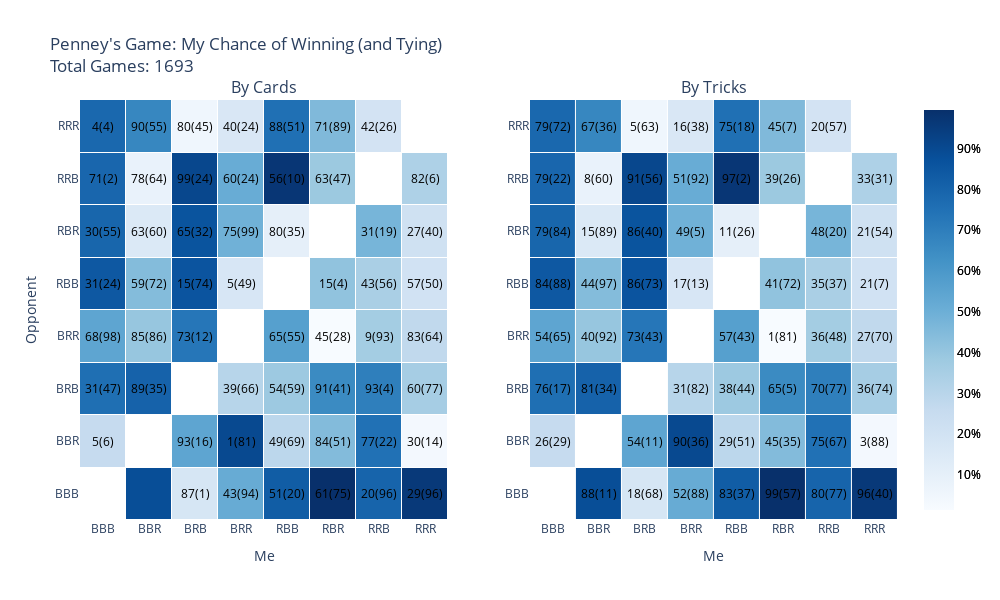

The cell this chart's notebook holds for it:
### Code cell
create_heatmap('png')

### Figure 1 — Plotly figure (JSON) as saved in the notebook; plotly's stock layout.template omitted (floating-point values rounded to 4 significant figures)
{"data": [{"colorbar": {"tickfont": {"color": "black"}, "tickformat": ".0%"}, "colorscale": [[0, "rgb(247,251,255)"], [0.125, "rgb(222,235,247)"], [0.25, "rgb(198,219,239)"], [0.375, "rgb(158,202,225)"], [0.5, "rgb(107,174,214)"], [0.625, "rgb(66,146,198)"], [0.75, "rgb(33,113,181)"], [0.875, "rgb(8,81,156)"], [1, "rgb(8,48,107)"]], "type": "heatmap", "xaxis": "x", "xgap": 1, "yaxis": "y", "ygap": 1, "z": [[null, 0.8843, 0.1785, 0.5163, 0.8276, 0.9947, 0.798, 0.9609], [0.2608, null, 0.5426, 0.9016, 0.2887, 0.4458, 0.7501, 0.03488], [0.7583, 0.8057, null, 0.3056, 0.3845, 0.653, 0.6989, 0.3586], [0.5443, 0.399, 0.73, null, 0.5662, 0.01445, 0.3626, 0.2735], [0.8449, 0.4436, 0.8594, 0.1719, null, 0.4144, 0.3452, 0.2056], [0.7914, 0.1507, 0.8601, 0.4919, 0.1051, null, 0.4756, 0.2149], [0.7912, 0.08165, 0.91, 0.514, 0.9707, 0.388, null, 0.3321], [0.7856, 0.6679, 0.05133, 0.1639, 0.7523, 0.4549, 0.1955, null]]}, {"colorbar": {"tickfont": {"color": "black"}, "tickformat": ".0%"}, "colorscale": [[0, "rgb(247,251,255)"], [0.125, "rgb(222,235,247)"], [0.25, "rgb(198,219,239)"], [0.375, "rgb(158,202,225)"], [0.5, "rgb(107,174,214)"], [0.625, "rgb(66,146,198)"], [0.75, "rgb(33,113,181)"], [0.875, "rgb(8,81,156)"], [1, "rgb(8,48,107)"]], "type": "heatmap", "xaxis": "x2", "xgap": 1, "yaxis": "y2", "ygap": 1, "z": [[null, 0.8843, 0.1785, 0.5163, 0.8276, 0.9947, 0.798, 0.9609], [0.2608, null, 0.5426, 0.9016, 0.2887, 0.4458, 0.7501, 0.03488], [0.7583, 0.8057, null, 0.3056, 0.3845, 0.653, 0.6989, 0.3586], [0.5443, 0.399, 0.73, null, 0.5662, 0.01445, 0.3626, 0.2735], [0.8449, 0.4436, 0.8594, 0.1719, null, 0.4144, 0.3452, 0.2056], [0.7914, 0.1507, 0.8601, 0.4919, 0.1051, null, 0.4756, 0.2149], [0.7912, 0.08165, 0.91, 0.514, 0.9707, 0.388, null, 0.3321], [0.7856, 0.6679, 0.05133, 0.1639, 0.7523, 0.4549, 0.1955, null]]}], "layout": {"annotations": [{"font": {"size": 16}, "showarrow": false, "text": "By Cards", "x": 0.225, "xanchor": "center", "xref": "paper", "y": 1, "yanchor": "bottom", "yref": "paper"}, {"font": {"size": 16}, "showarrow": false, "text": "By Tricks", "x": 0.775, "xanchor": "center", "xref": "paper", "y": 1, "yanchor": "bottom", "yref": "paper"}, {"font": {"color": "black"}, "showarrow": false, "text": "87(1)", "x": 2, "xanchor": "center", "xref": "x", "y": 0, "yanchor": "middle", "yref": "y"}, {"font": {"color": "black"}, "showarrow": false, "text": "43(94)", "x": 3, "xanchor": "center", "xref": "x", "y": 0, "yanchor": "middle", "yref": "y"}, {"font": {"color": "black"}, "showarrow": false, "text": "51(20)", "x": 4, "xanchor": "center", "xref": "x", "y": 0, "yanchor": "middle", "yref": "y"}, {"font": {"color": "black"}, "showarrow": false, "text": "61(75)", "x": 5, "xanchor": "center", "xref": "x", "y": 0, "yanchor": "middle", "yref": "y"}, {"font": {"color": "black"}, "showarrow": false, "text": "20(96)", "x": 6, "xanchor": "center", "xref": "x", "y": 0, "yanchor": "middle", "yref": "y"}, {"font": {"color": "black"}, "showarrow": false, "text": "29(96)", "x": 7, "xanchor": "center", "xref": "x", "y": 0, "yanchor": "middle", "yref": "y"}, {"font": {"color": "black"}, "showarrow": false, "text": "5(6)", "x": 0, "xanchor": "center", "xref": "x", "y": 1, "yanchor": "middle", "yref": "y"}, {"font": {"color": "black"}, "showarrow": false, "text": "", "x": 1, "xanchor": "center", "xref": "x", "y": 1, "yanchor": "middle", "yref": "y"}, {"font": {"color": "black"}, "showarrow": false, "text": "93(16)", "x": 2, "xanchor": "center", "xref": "x", "y": 1, "yanchor": "middle", "yref": "y"}, {"font": {"color": "black"}, "showarrow": false, "text": "1(81)", "x": 3, "xanchor": "center", "xref": "x", "y": 1, "yanchor": "middle", "yref": "y"}, {"font": {"color": "black"}, "showarrow": false, "text": "49(69)", "x": 4, "xanchor": "center", "xref": "x", "y": 1, "yanchor": "middle", "yref": "y"}, {"font": {"color": "black"}, "showarrow": false, "text": "84(51)", "x": 5, "xanchor": "center", "xref": "x", "y": 1, "yanchor": "middle", "yref": "y"}, {"font": {"color": "black"}, "showarrow": false, "text": "77(22)", "x": 6, "xanchor": "center", "xref": "x", "y": 1, "yanchor": "middle", "yref": "y"}, {"font": {"color": "black"}, "showarrow": false, "text": "30(14)", "x": 7, "xanchor": "center", "xref": "x", "y": 1, "yanchor": "middle", "yref": "y"}, {"font": {"color": "black"}, "showarrow": false, "text": "31(47)", "x": 0, "xanchor": "center", "xref": "x", "y": 2, "yanchor": "middle", "yref": "y"}, {"font": {"color": "black"}, "showarrow": false, "text": "89(35)", "x": 1, "xanchor": "center", "xref": "x", "y": 2, "yanchor": "middle", "yref": "y"}, {"font": {"color": "black"}, "showarrow": false, "text": "", "x": 2, "xanchor": "center", "xref": "x", "y": 2, "yanchor": "middle", "yref": "y"}, {"font": {"color": "black"}, "showarrow": false, "text": "39(66)", "x": 3, "xanchor": "center", "xref": "x", "y": 2, "yanchor": "middle", "yref": "y"}, {"font": {"color": "black"}, "showarrow": false, "text": "54(59)", "x": 4, "xanchor": "center", "xref": "x", "y": 2, "yanchor": "middle", "yref": "y"}, {"font": {"color": "black"}, "showarrow": false, "text": "91(41)", "x": 5, "xanchor": "center", "xref": "x", "y": 2, "yanchor": "middle", "yref": "y"}, {"font": {"color": "black"}, "showarrow": false, "text": "93(4)", "x": 6, "xanchor": "center", "xref": "x", "y": 2, "yanchor": "middle", "yref": "y"}, {"font": {"color": "black"}, "showarrow": false, "text": "60(77)", "x": 7, "xanchor": "center", "xref": "x", "y": 2, "yanchor": "middle", "yref": "y"}, {"font": {"color": "black"}, "showarrow": false, "text": "68(98)", "x": 0, "xanchor": "center", "xref": "x", "y": 3, "yanchor": "middle", "yref": "y"}, {"font": {"color": "black"}, "showarrow": false, "text": "85(86)", "x": 1, "xanchor": "center", "xref": "x", "y": 3, "yanchor": "middle", "yref": "y"}, {"font": {"color": "black"}, "showarrow": false, "text": "73(12)", "x": 2, "xanchor": "center", "xref": "x", "y": 3, "yanchor": "middle", "yref": "y"}, {"font": {"color": "black"}, "showarrow": false, "text": "", "x": 3, "xanchor": "center", "xref": "x", "y": 3, "yanchor": "middle", "yref": "y"}, {"font": {"color": "black"}, "showarrow": false, "text": "65(55)", "x": 4, "xanchor": "center", "xref": "x", "y": 3, "yanchor": "middle", "yref": "y"}, {"font": {"color": "black"}, "showarrow": false, "text": "45(28)", "x": 5, "xanchor": "center", "xref": "x", "y": 3, "yanchor": "middle", "yref": "y"}, {"font": {"color": "black"}, "showarrow": false, "text": "9(93)", "x": 6, "xanchor": "center", "xref": "x", "y": 3, "yanchor": "middle", "yref": "y"}, {"font": {"color": "black"}, "showarrow": false, "text": "83(64)", "x": 7, "xanchor": "center", "xref": "x", "y": 3, "yanchor": "middle", "yref": "y"}, {"font": {"color": "black"}, "showarrow": false, "text": "31(24)", "x": 0, "xanchor": "center", "xref": "x", "y": 4, "yanchor": "middle", "yref": "y"}, {"font": {"color": "black"}, "showarrow": false, "text": "59(72)", "x": 1, "xanchor": "center", "xref": "x", "y": 4, "yanchor": "middle", "yref": "y"}, {"font": {"color": "black"}, "showarrow": false, "text": "15(74)", "x": 2, "xanchor": "center", "xref": "x", "y": 4, "yanchor": "middle", "yref": "y"}, {"font": {"color": "black"}, "showarrow": false, "text": "5(49)", "x": 3, "xanchor": "center", "xref": "x", "y": 4, "yanchor": "middle", "yref": "y"}, {"font": {"color": "black"}, "showarrow": false, "text": "", "x": 4, "xanchor": "center", "xref": "x", "y": 4, "yanchor": "middle", "yref": "y"}, {"font": {"color": "black"}, "showarrow": false, "text": "15(4)", "x": 5, "xanchor": "center", "xref": "x", "y": 4, "yanchor": "middle", "yref": "y"}, {"font": {"color": "black"}, "showarrow": false, "text": "43(56)", "x": 6, "xanchor": "center", "xref": "x", "y": 4, "yanchor": "middle", "yref": "y"}, {"font": {"color": "black"}, "showarrow": false, "text": "57(50)", "x": 7, "xanchor": "center", "xref": "x", "y": 4, "yanchor": "middle", "yref": "y"}, {"font": {"color": "black"}, "showarrow": false, "text": "30(55)", "x": 0, "xanchor": "center", "xref": "x", "y": 5, "yanchor": "middle", "yref": "y"}, {"font": {"color": "black"}, "showarrow": false, "text": "63(60)", "x": 1, "xanchor": "center", "xref": "x", "y": 5, "yanchor": "middle", "yref": "y"}, {"font": {"color": "black"}, "showarrow": false, "text": "65(32)", "x": 2, "xanchor": "center", "xref": "x", "y": 5, "yanchor": "middle", "yref": "y"}, {"font": {"color": "black"}, "showarrow": false, "text": "75(99)", "x": 3, "xanchor": "center", "xref": "x", "y": 5, "yanchor": "middle", "yref": "y"}, {"font": {"color": "black"}, "showarrow": false, "text": "80(35)", "x": 4, "xanchor": "center", "xref": "x", "y": 5, "yanchor": "middle", "yref": "y"}, {"font": {"color": "black"}, "showarrow": false, "text": "", "x": 5, "xanchor": "center", "xref": "x", "y": 5, "yanchor": "middle", "yref": "y"}, {"font": {"color": "black"}, "showarrow": false, "text": "31(19)", "x": 6, "xanchor": "center", "xref": "x", "y": 5, "yanchor": "middle", "yref": "y"}, {"font": {"color": "black"}, "showarrow": false, "text": "27(40)", "x": 7, "xanchor": "center", "xref": "x", "y": 5, "yanchor": "middle", "yref": "y"}, {"font": {"color": "black"}, "showarrow": false, "text": "71(2)", "x": 0, "xanchor": "center", "xref": "x", "y": 6, "yanchor": "middle", "yref": "y"}, {"font": {"color": "black"}, "showarrow": false, "text": "78(64)", "x": 1, "xanchor": "center", "xref": "x", "y": 6, "yanchor": "middle", "yref": "y"}, {"font": {"color": "black"}, "showarrow": false, "text": "99(24)", "x": 2, "xanchor": "center", "xref": "x", "y": 6, "yanchor": "middle", "yref": "y"}, {"font": {"color": "black"}, "showarrow": false, "text": "60(24)", "x": 3, "xanchor": "center", "xref": "x", "y": 6, "yanchor": "middle", "yref": "y"}, {"font": {"color": "black"}, "showarrow": false, "text": "56(10)", "x": 4, "xanchor": "center", "xref": "x", "y": 6, "yanchor": "middle", "yref": "y"}, {"font": {"color": "black"}, "showarrow": false, "text": "63(47)", "x": 5, "xanchor": "center", "xref": "x", "y": 6, "yanchor": "middle", "yref": "y"}, {"font": {"color": "black"}, "showarrow": false, "text": "", "x": 6, "xanchor": "center", "xref": "x", "y": 6, "yanchor": "middle", "yref": "y"}, {"font": {"color": "black"}, "showarrow": false, "text": "82(6)", "x": 7, "xanchor": "center", "xref": "x", "y": 6, "yanchor": "middle", "yref": "y"}, {"font": {"color": "black"}, "showarrow": false, "text": "4(4)", "x": 0, "xanchor": "center", "xref": "x", "y": 7, "yanchor": "middle", "yref": "y"}, {"font": {"color": "black"}, "showarrow": false, "text": "90(55)", "x": 1, "xanchor": "center", "xref": "x", "y": 7, "yanchor": "middle", "yref": "y"}, {"font": {"color": "black"}, "showarrow": false, "text": "80(45)", "x": 2, "xanchor": "center", "xref": "x", "y": 7, "yanchor": "middle", "yref": "y"}, {"font": {"color": "black"}, "showarrow": false, "text": "40(24)", "x": 3, "xanchor": "center", "xref": "x", "y": 7, "yanchor": "middle", "yref": "y"}, {"font": {"color": "black"}, "showarrow": false, "text": "88(51)", "x": 4, "xanchor": "center", "xref": "x", "y": 7, "yanchor": "middle", "yref": "y"}, {"font": {"color": "black"}, "showarrow": false, "text": "71(89)", "x": 5, "xanchor": "center", "xref": "x", "y": 7, "yanchor": "middle", "yref": "y"}, {"font": {"color": "black"}, "showarrow": false, "text": "42(26)", "x": 6, "xanchor": "center", "xref": "x", "y": 7, "yanchor": "middle", "yref": "y"}, {"font": {"color": "black"}, "showarrow": false, "text": "", "x": 7, "xanchor": "center", "xref": "x", "y": 7, "yanchor": "middle", "yref": "y"}, {"font": {"color": "black"}, "showarrow": false, "text": "", "x": 0, "xanchor": "center", "xref": "x2", "y": 0, "yanchor": "middle", "yref": "y2"}, {"font": {"color": "black"}, "showarrow": false, "text": "88(11)", "x": 1, "xanchor": "center", "xref": "x2", "y": 0, "yanchor": "middle", "yref": "y2"}, {"font": {"color": "black"}, "showarrow": false, "text": "18(68)", "x": 2, "xanchor": "center", "xref": "x2", "y": 0, "yanchor": "middle", "yref": "y2"}, {"font": {"color": "black"}, "showarrow": false, "text": "52(88)", "x": 3, "xanchor": "center", "xref": "x2", "y": 0, "yanchor": "middle", "yref": "y2"}, {"font": {"color": "black"}, "showarrow": false, "text": "83(37)", "x": 4, "xanchor": "center", "xref": "x2", "y": 0, "yanchor": "middle", "yref": "y2"}, {"font": {"color": "black"}, "showarrow": false, "text": "99(57)", "x": 5, "xanchor": "center", "xref": "x2", "y": 0, "yanchor": "middle", "yref": "y2"}, {"font": {"color": "black"}, "showarrow": false, "text": "80(77)", "x": 6, "xanchor": "center", "xref": "x2", "y": 0, "yanchor": "middle", "yref": "y2"}, {"font": {"color": "black"}, "showarrow": false, "text": "96(40)", "x": 7, "xanchor": "center", "xref": "x2", "y": 0, "yanchor": "middle", "yref": "y2"}, {"font": {"color": "black"}, "showarrow": false, "text": "26(29)", "x": 0, "xanchor": "center", "xref": "x2", "y": 1, "yanchor": "middle", "yref": "y2"}, {"font": {"color": "black"}, "showarrow": false, "text": "", "x": 1, "xanchor": "center", "xref": "x2", "y": 1, "yanchor": "middle", "yref": "y2"}, {"font": {"color": "black"}, "showarrow": false, "text": "54(11)", "x": 2, "xanchor": "center", "xref": "x2", "y": 1, "yanchor": "middle", "yref": "y2"}, {"font": {"color": "black"}, "showarrow": false, "text": "90(36)", "x": 3, "xanchor": "center", "xref": "x2", "y": 1, "yanchor": "middle", "yref": "y2"}, {"font": {"color": "black"}, "showarrow": false, "text": "29(51)", "x": 4, "xanchor": "center", "xref": "x2", "y": 1, "yanchor": "middle", "yref": "y2"}, {"font": {"color": "black"}, "showarrow": false, "text": "45(35)", "x": 5, "xanchor": "center", "xref": "x2", "y": 1, "yanchor": "middle", "yref": "y2"}, {"font": {"color": "black"}, "showarrow": false, "text": "75(67)", "x": 6, "xanchor": "center", "xref": "x2", "y": 1, "yanchor": "middle", "yref": "y2"}, {"font": {"color": "black"}, "showarrow": false, "text": "3(88)", "x": 7, "xanchor": "center", "xref": "x2", "y": 1, "yanchor": "middle", "yref": "y2"}, {"font": {"color": "black"}, "showarrow": false, "text": "76(17)", "x": 0, "xanchor": "center", "xref": "x2", "y": 2, "yanchor": "middle", "yref": "y2"}, {"font": {"color": "black"}, "showarrow": false, "text": "81(34)", "x": 1, "xanchor": "center", "xref": "x2", "y": 2, "yanchor": "middle", "yref": "y2"}, {"font": {"color": "black"}, "showarrow": false, "text": "", "x": 2, "xanchor": "center", "xref": "x2", "y": 2, "yanchor": "middle", "yref": "y2"}, {"font": {"color": "black"}, "showarrow": false, "text": "31(82)", "x": 3, "xanchor": "center", "xref": "x2", "y": 2, "yanchor": "middle", "yref": "y2"}, {"font": {"color": "black"}, "showarrow": false, "text": "38(44)", "x": 4, "xanchor": "center", "xref": "x2", "y": 2, "yanchor": "middle", "yref": "y2"}, {"font": {"color": "black"}, "showarrow": false, "text": "65(5)", "x": 5, "xanchor": "center", "xref": "x2", "y": 2, "yanchor": "middle", "yref": "y2"}, {"font": {"color": "black"}, "showarrow": false, "text": "70(77)", "x": 6, "xanchor": "center", "xref": "x2", "y": 2, "yanchor": "middle", "yref": "y2"}, {"font": {"color": "black"}, "showarrow": false, "text": "36(74)", "x": 7, "xanchor": "center", "xref": "x2", "y": 2, "yanchor": "middle", "yref": "y2"}, {"font": {"color": "black"}, "showarrow": false, "text": "54(65)", "x": 0, "xanchor": "center", "xref": "x2", "y": 3, "yanchor": "middle", "yref": "y2"}, {"font": {"color": "black"}, "showarrow": false, "text": "40(92)", "x": 1, "xanchor": "center", "xref": "x2", "y": 3, "yanchor": "middle", "yref": "y2"}, {"font": {"color": "black"}, "showarrow": false, "text": "73(43)", "x": 2, "xanchor": "center", "xref": "x2", "y": 3, "yanchor": "middle", "yref": "y2"}, {"font": {"color": "black"}, "showarrow": false, "text": "", "x": 3, "xanchor": "center", "xref": "x2", "y": 3, "yanchor": "middle", "yref": "y2"}, {"font": {"color": "black"}, "showarrow": false, "text": "57(43)", "x": 4, "xanchor": "center", "xref": "x2", "y": 3, "yanchor": "middle", "yref": "y2"}, {"font": {"color": "black"}, "showarrow": false, "text": "1(81)", "x": 5, "xanchor": "center", "xref": "x2", "y": 3, "yanchor": "middle", "yref": "y2"}, {"font": {"color": "black"}, "showarrow": false, "text": "36(48)", "x": 6, "xanchor": "center", "xref": "x2", "y": 3, "yanchor": "middle", "yref": "y2"}, {"font": {"color": "black"}, "showarrow": false, "text": "27(70)", "x": 7, "xanchor": "center", "xref": "x2", "y": 3, "yanchor": "middle", "yref": "y2"}, {"font": {"color": "black"}, "showarrow": false, "text": "84(88)", "x": 0, "xanchor": "center", "xref": "x2", "y": 4, "yanchor": "middle", "yref": "y2"}, {"font": {"color": "black"}, "showarrow": false, "text": "44(97)", "x": 1, "xanchor": "center", "xref": "x2", "y": 4, "yanchor": "middle", "yref": "y2"}, {"font": {"color": "black"}, "showarrow": false, "text": "86(73)", "x": 2, "xanchor": "center", "xref": "x2", "y": 4, "yanchor": "middle", "yref": "y2"}, {"font": {"color": "black"}, "showarrow": false, "text": "17(13)", "x": 3, "xanchor": "center", "xref": "x2", "y": 4, "yanchor": "middle", "yref": "y2"}, {"font": {"color": "black"}, "showarrow": false, "text": "", "x": 4, "xanchor": "center", "xref": "x2", "y": 4, "yanchor": "middle", "yref": "y2"}, {"font": {"color": "black"}, "showarrow": false, "text": "41(72)", "x": 5, "xanchor": "center", "xref": "x2", "y": 4, "yanchor": "middle", "yref": "y2"}, {"font": {"color": "black"}, "showarrow": false, "text": "35(37)", "x": 6, "xanchor": "center", "xref": "x2", "y": 4, "yanchor": "middle", "yref": "y2"}, {"font": {"color": "black"}, "showarrow": false, "text": "21(7)", "x": 7, "xanchor": "center", "xref": "x2", "y": 4, "yanchor": "middle", "yref": "y2"}, {"font": {"color": "black"}, "showarrow": false, "text": "79(84)", "x": 0, "xanchor": "center", "xref": "x2", "y": 5, "yanchor": "middle", "yref": "y2"}, {"font": {"color": "black"}, "showarrow": false, "text": "15(89)", "x": 1, "xanchor": "center", "xref": "x2", "y": 5, "yanchor": "middle", "yref": "y2"}, {"font": {"color": "black"}, "showarrow": false, "text": "86(40)", "x": 2, "xanchor": "center", "xref": "x2", "y": 5, "yanchor": "middle", "yref": "y2"}, {"font": {"color": "black"}, "showarrow": false, "text": "49(5)", "x": 3, "xanchor": "center", "xref": "x2", "y": 5, "yanchor": "middle", "yref": "y2"}, {"font": {"color": "black"}, "showarrow": false, "text": "11(26)", "x": 4, "xanchor": "center", "xref": "x2", "y": 5, "yanchor": "middle", "yref": "y2"}, {"font": {"color": "black"}, "showarrow": false, "text": "", "x": 5, "xanchor": "center", "xref": "x2", "y": 5, "yanchor": "middle", "yref": "y2"}, {"font": {"color": "black"}, "showarrow": false, "text": "48(20)", "x": 6, "xanchor": "center", "xref": "x2", "y": 5, "yanchor": "middle", "yref": "y2"}, {"font": {"color": "black"}, "showarrow": false, "text": "21(54)", "x": 7, "xanchor": "center", "xref": "x2", "y": 5, "yanchor": "middle", "yref": "y2"}, {"font": {"color": "black"}, "showarrow": false, "text": "79(22)", "x": 0, "xanchor": "center", "xref": "x2", "y": 6, "yanchor": "middle", "yref": "y2"}, {"font": {"color": "black"}, "showarrow": false, "text": "8(60)", "x": 1, "xanchor": "center", "xref": "x2", "y": 6, "yanchor": "middle", "yref": "y2"}, {"font": {"color": "black"}, "showarrow": false, "text": "91(56)", "x": 2, "xanchor": "center", "xref": "x2", "y": 6, "yanchor": "middle", "yref": "y2"}, {"font": {"color": "black"}, "showarrow": false, "text": "51(92)", "x": 3, "xanchor": "center", "xref": "x2", "y": 6, "yanchor": "middle", "yref": "y2"}, {"font": {"color": "black"}, "showarrow": false, "text": "97(2)", "x": 4, "xanchor": "center", "xref": "x2", "y": 6, "yanchor": "middle", "yref": "y2"}, {"font": {"color": "black"}, "showarrow": false, "text": "39(26)", "x": 5, "xanchor": "center", "xref": "x2", "y": 6, "yanchor": "middle", "yref": "y2"}, {"font": {"color": "black"}, "showarrow": false, "text": "", "x": 6, "xanchor": "center", "xref": "x2", "y": 6, "yanchor": "middle", "yref": "y2"}, {"font": {"color": "black"}, "showarrow": false, "text": "33(31)", "x": 7, "xanchor": "center", "xref": "x2", "y": 6, "yanchor": "middle", "yref": "y2"}, {"font": {"color": "black"}, "showarrow": false, "text": "79(72)", "x": 0, "xanchor": "center", "xref": "x2", "y": 7, "yanchor": "middle", "yref": "y2"}, {"font": {"color": "black"}, "showarrow": false, "text": "67(36)", "x": 1, "xanchor": "center", "xref": "x2", "y": 7, "yanchor": "middle", "yref": "y2"}, {"font": {"color": "black"}, "showarrow": false, "text": "5(63)", "x": 2, "xanchor": "center", "xref": "x2", "y": 7, "yanchor": "middle", "yref": "y2"}, {"font": {"color": "black"}, "showarrow": false, "text": "16(38)", "x": 3, "xanchor": "center", "xref": "x2", "y": 7, "yanchor": "middle", "yref": "y2"}, {"font": {"color": "black"}, "showarrow": false, "text": "75(18)", "x": 4, "xanchor": "center", "xref": "x2", "y": 7, "yanchor": "middle", "yref": "y2"}, {"font": {"color": "black"}, "showarrow": false, "text": "45(7)", "x": 5, "xanchor": "center", "xref": "x2", "y": 7, "yanchor": "middle", "yref": "y2"}, {"font": {"color": "black"}, "showarrow": false, "text": "20(57)", "x": 6, "xanchor": "center", "xref": "x2", "y": 7, "yanchor": "middle", "yref": "y2"}, {"font": {"color": "black"}, "showarrow": false, "text": "", "x": 7, "xanchor": "center", "xref": "x2", "y": 7, "yanchor": "middle", "yref": "y2"}], "boxgap": 0.1, "height": 600, "plot_bgcolor": "white", "showlegend": false, "title": {"text": "Penney's Game: My Chance of Winning (and Tying)<br>Total Games: 1693"}, "width": 1000, "xaxis": {"anchor": "y", "autorange": true, "domain": [0, 0.45], "range": [-0.5, 7.5], "ticktext": ["BBB", "BBR", "BRB", "BRR", "RBB", "RBR", "RRB", "RRR"], "tickvals": [0, 1, 2, 3, 4, 5, 6, 7], "title": {"text": "Me"}}, "xaxis2": {"anchor": "y2", "autorange": true, "domain": [0.55, 1], "range": [-0.5, 7.5], "ticktext": ["BBB", "BBR", "BRB", "BRR", "RBB", "RBR", "RRB", "RRR"], "tickvals": [0, 1, 2, 3, 4, 5, 6, 7], "title": {"text": "Me"}}, "yaxis": {"anchor": "x", "autorange": true, "domain": [0, 1], "range": [-0.5, 7.5], "ticktext": ["BBB", "BBR", "BRB", "BRR", "RBB", "RBR", "RRB", "RRR"], "tickvals": [0, 1, 2, 3, 4, 5, 6, 7], "title": {"text": "Opponent"}}, "yaxis2": {"anchor": "x2", "autorange": true, "domain": [0, 1], "range": [-0.5, 7.5], "ticktext": ["BBB", "BBR", "BRB", "BRR", "RBB", "RBR", "RRB", "RRR"], "tickvals": [0, 1, 2, 3, 4, 5, 6, 7]}}}
